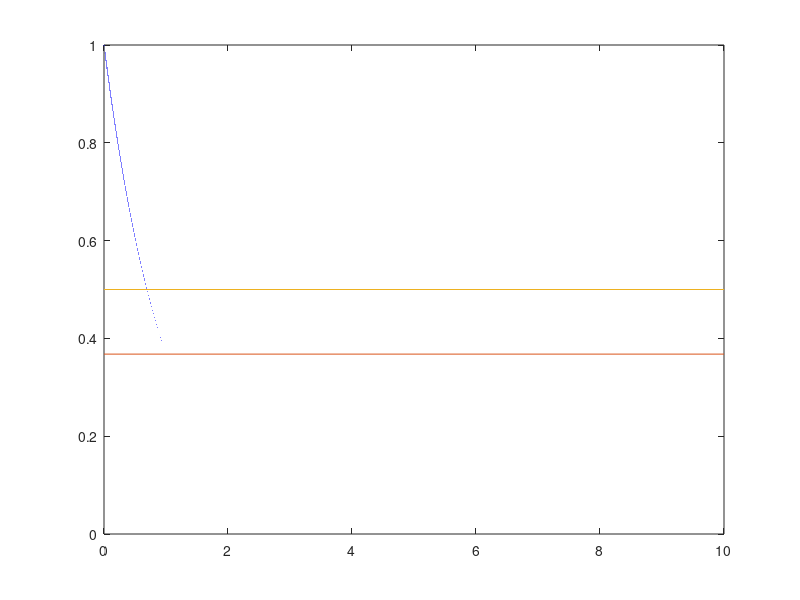

Here is the MATLAB script that generated this plot:
x = 0:0.00001:10;
y = exp(-x);

figure; plot(x,y); hold on
plot([x(1) x(end)], [1/exp(1) 1/exp(1)]);
plot([x(1) x(end)], [1/2 1/2]); hold off